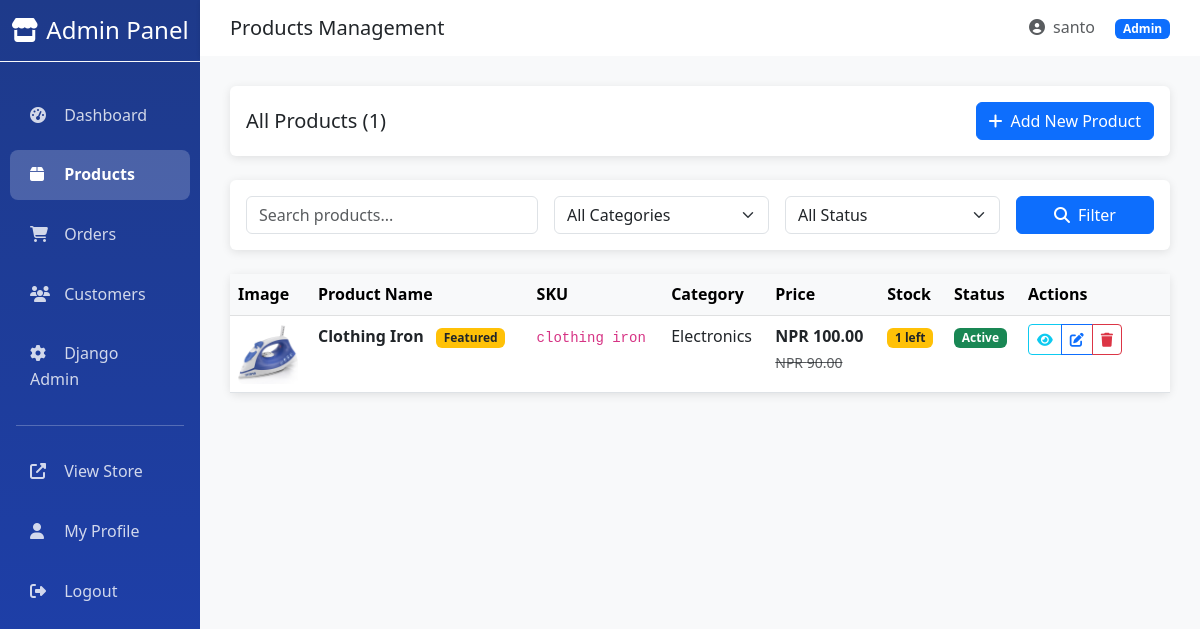
/dashboard/products/ (signed in), run on an earlier commit of the app's database.
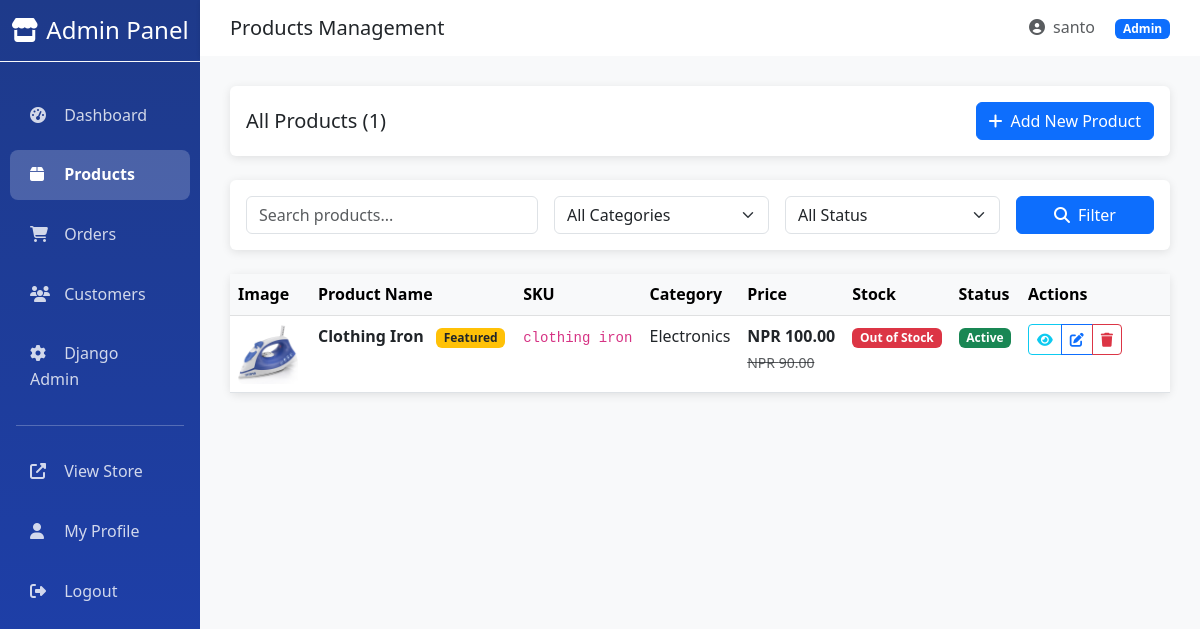
And on a later commit of the database.
### products/models.py (models this page shows, shortened)
class Product(models.Model):
    AVAILABILITY_CHOICES = [
        ('in_stock', 'In Stock'),
        ('out_of_stock', 'Out of Stock'),
        ('discontinued', 'Discontinued'),
    ]
    name = models.CharField(max_length=200)
    slug = models.SlugField(unique=True, blank=True)
    sku = models.CharField(max_length=50, unique=True)
    category = models.ForeignKey(
        ProductCategory,
        on_delete=models.CASCADE,
        related_name='products'
    )
    brand = models.ForeignKey(
        Brand,
        on_delete=models.SET_NULL,
        related_name='products',
        blank=True,
        null=True
    )
    description = models.TextField()
    short_description = models.TextField(max_length=300, blank=True)
    price = models.DecimalField(max_digits=10, decimal_places=2)
    compare_price = models.DecimalField(
        max_digits=10,
        decimal_places=2,
        blank=True,
        null=True,
        help_text="Compare at price (original price)"
    )
    cost_per_item = models.DecimalField(
        max_digits=10,
        decimal_places=2,
        blank=True,
        null=True,
        help_text="Cost per item for profit calculation"
    )
    track_quantity = models.BooleanField(default=True)
    quantity = models.PositiveIntegerField(default=0)
    low_stock_threshold = models.PositiveIntegerField(default=10)
    availability_status = models.CharField(
        max_length=20,
        choices=AVAILABILITY_CHOICES,
        default='in_stock'
    )
    is_active = models.BooleanField(default=True)  # Archive instead of delete
    is_featured = models.BooleanField(default=False)
    meta_title = models.CharField(max_length=60, blank=True)
    meta_description = models.CharField(max_length=160, blank=True)
    featured_image = models.ImageField(
        upload_to='products/featured/',
        blank=True,
        null=True
    )
    created_at = models.DateTimeField(auto_now_add=True)
    updated_at = models.DateTimeField(auto_now=True)
    class Meta:
        ordering = ['-created_at']
        indexes = [
            models.Index(fields=['sku']),
            models.Index(fields=['is_active', 'availability_status']),
            models.Index(fields=['-created_at']),
        ]
    def get_absolute_url(self):
        return reverse('products:product_detail', kwargs={'slug': self.slug})
    @property
    def is_low_stock(self):
        if not self.track_quantity:
            return False
        return self.quantity <= self.low_stock_threshold

class ProductCategory(models.Model):
    name = models.CharField(max_length=100, unique=True)
    slug = models.SlugField(unique=True, blank=True)
    description = models.TextField(blank=True)
    is_active = models.BooleanField(default=True)
    created_at = models.DateTimeField(auto_now_add=True)
    updated_at = models.DateTimeField(auto_now=True)
    class Meta:
        verbose_name = 'Product Category'
        verbose_name_plural = 'Product Categories'
        ordering = ['name']

### dashboard/views.py (the view)
# urls.py: path('products/', views.product_list, name='product_list'),
@staff_member_required
def product_list(request):
    products = Product.objects.select_related('category', 'brand').order_by('-created_at')
    search_query = request.GET.get('search', '')
    if search_query:
        products = products.filter(
            Q(name__icontains=search_query) |
            Q(sku__icontains=search_query) |
            Q(category__name__icontains=search_query)
        )
    category_id = request.GET.get('category', '')
    if category_id:
        products = products.filter(category_id=category_id)
    status = request.GET.get('status', '')
    if status == 'active':
        products = products.filter(is_active=True)
    elif status == 'inactive':
        products = products.filter(is_active=False)
    elif status == 'low_stock':
        products = products.filter(track_quantity=True, quantity__lte=F('low_stock_threshold'))
    paginator = Paginator(products, 20)
    page_number = request.GET.get('page')
    page_obj = paginator.get_page(page_number)
    categories = ProductCategory.objects.all()
    context = {
        'products': page_obj,
        'categories': categories,
        'search_query': search_query,
    }
    return render(request, 'dashboard/products/list.html', context)

### shopping_cart/cart_manager.py (called while the page is built)
    def _get_or_create_cart(self):
        if self.request.user.is_authenticated:
            cart, created = Cart.objects.get_or_create(user=self.request.user)
        else:
            if not self.request.session.session_key:
                self.request.session.create()
            session_key = self.request.session.session_key
            cart, created = Cart.objects.get_or_create(session_key=session_key)
        return cart

    def get_cart_data(self):
        items = self.cart.items.select_related('product').all()
        return {
            'cart': self.cart,
            'items': items,
            'total_items': self.cart.total_items,
            'subtotal': self.cart.subtotal,
            'tax': self.cart.tax_amount,
            'total': self.cart.total,
        }

### shopping_cart/context_processors.py (called while the page is built)
def cart_context(request):
    try:
        cart_manager = CartManager(request)
        cart_data = cart_manager.get_cart_data()
        return {
            'cart_total_items': cart_data['total_items'],
            'cart_total': cart_data['total'],
        }
    except:
        return {
            'cart_total_items': 0,
            'cart_total': 0,
        }

### templates/dashboard/products/list.html (shortened to what the changed rows need)
{% extends 'dashboard/base.html' %}
{% block content %}
<div class="card">
    <div class="card-body p-0">
        <div class="table-responsive">
            <table class="table table-hover mb-0">
                <thead class="table-light">
                    <tr>
                        <th style="width: 80px;">Image</th>
                        <th>Product Name</th>
                        <th>SKU</th>
                        <th>Category</th>
                        <th>Price</th>
                        <th>Stock</th>
                        <th>Status</th>
                        <th style="width: 150px;">Actions</th>
                    </tr>
                </thead>
                <tbody>
                    {% for product in products %}
                        <tr>
                            <td>
                                {% if product.featured_image %}
                                    <img src="{{ product.featured_image.url }}"
                                         alt="{{ product.name }}"
                                         class="rounded"
                                         style="width: 60px; height: 60px; object-fit: cover;">
                                {% else %}
                                    <div class="bg-light rounded d-flex align-items-center justify-content-center"
                                         style="width: 60px; height: 60px;">
                                        <i class="fas fa-image text-muted"></i>
                                    </div>
                                {% endif %}
                            </td>
                            <td>
                                <strong>{{ product.name }}</strong>
                                {% if product.is_featured %}
                                    <span class="badge bg-warning text-dark ms-2">Featured</span>
                                {% endif %}
                            </td>
                            <td><code>{{ product.sku }}</code></td>
                            <td>{{ product.category.name }}</td>
                            <td>
                                <strong>NPR {{ product.price }}</strong>
                                {% if product.compare_price %}
                                    <br><small class="text-muted text-decoration-line-through">NPR {{ product.compare_price }}</small>
                                {% endif %}
                            </td>
                            <td>
                                {% if product.track_quantity %}
                                    {% if product.quantity == 0 %}
                                        <span class="badge bg-danger">Out of Stock</span>
                                    {% elif product.is_low_stock %}
                                        <span class="badge bg-warning text-dark">{{ product.quantity }} left</span>
                                    {% else %}
                                        <span class="badge bg-success">{{ product.quantity }}</span>
                                    {% endif %}
                                {% else %}
                                    <span class="text-muted">Not tracked</span>
                                {% endif %}
                            </td>
                            <td>
                                {% if product.is_active %}
                                    <span class="badge bg-success">Active</span>
                                {% else %}
                                    <span class="badge bg-secondary">Inactive</span>
                                {% endif %}
                            </td>
                            <td>
                                <div class="btn-group btn-group-sm">
                                    <a href="{{ product.get_absolute_url }}"
                                       class="btn btn-outline-info"
                                       target="_blank"
                                       title="View">
                                        <i class="fas fa-eye"></i>
                                    </a>
                                    <a href="{% url 'dashboard:product_edit' product.id %}"
                                       class="btn btn-outline-primary"
                                       title="Edit">
                                        <i class="fas fa-edit"></i>
                                    </a>
                                    <a href="{% url 'dashboard:product_delete' product.id %}"
                                       class="btn btn-outline-danger"
                                       title="Delete">
                                        <i class="fas fa-trash"></i>
                                    </a>
                                </div>
                            </td>
                        </tr>
                    {% endfor %}
                </tbody>
            </table>
        </div>
    </div>
</div>
{% endblock %}

What changed in the data, as far as the page shows it:
changed Product "Clothing Iron": quantity "1" → (not shown); quantity "left" → "Out of Stock"
